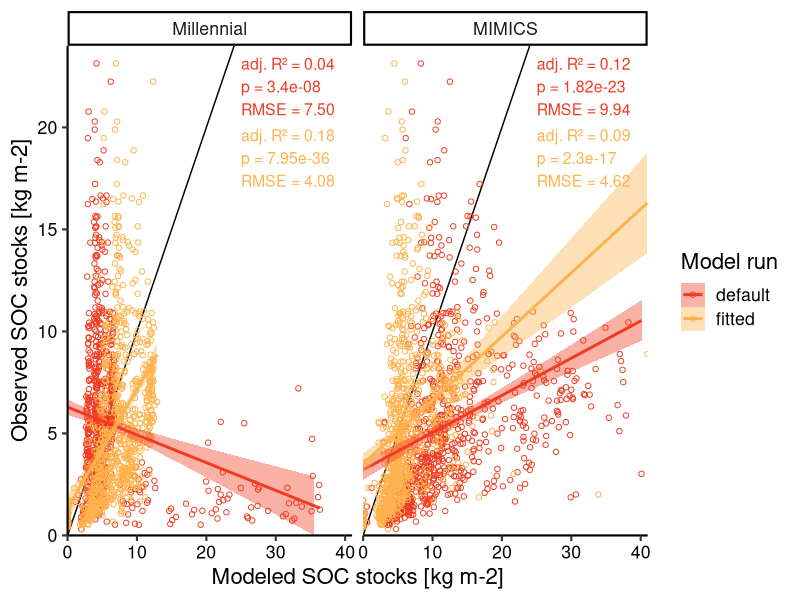
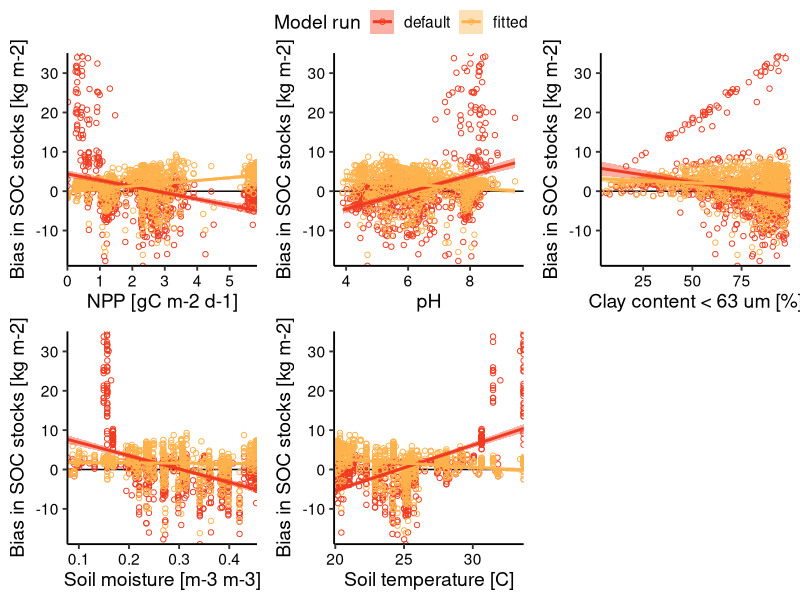
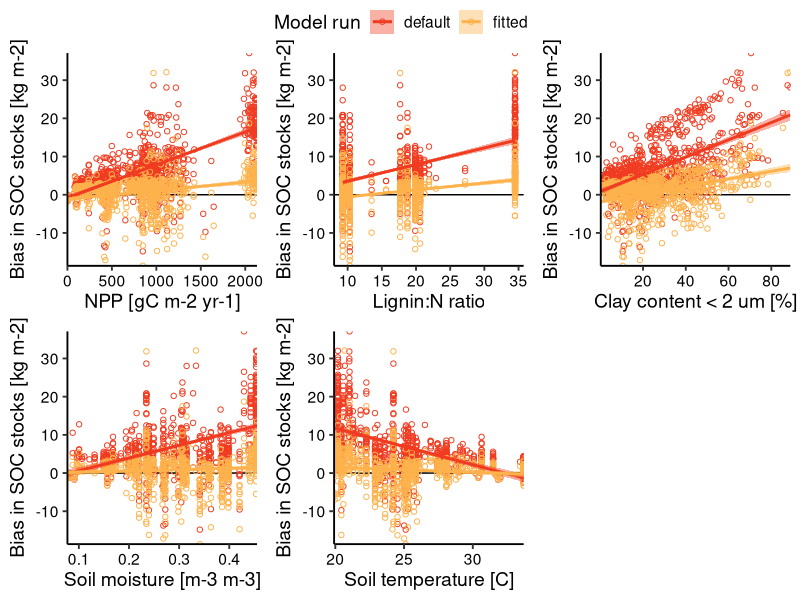
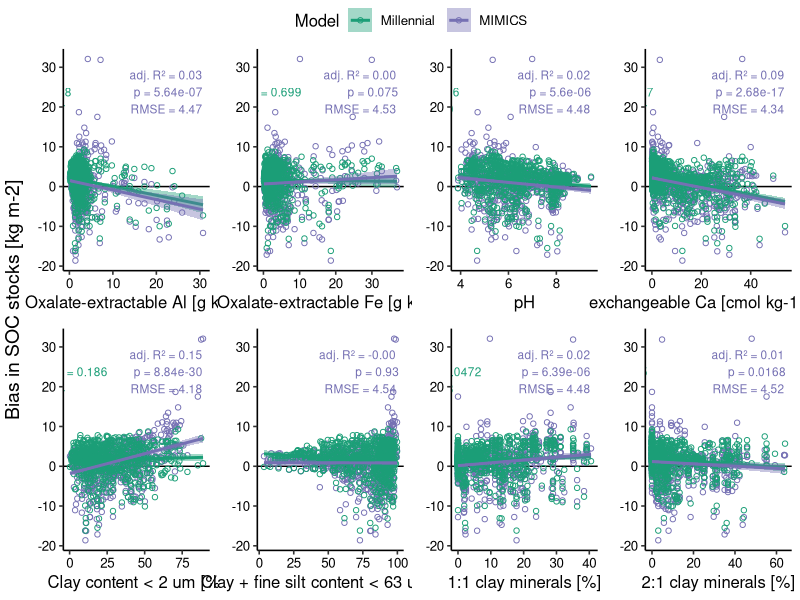
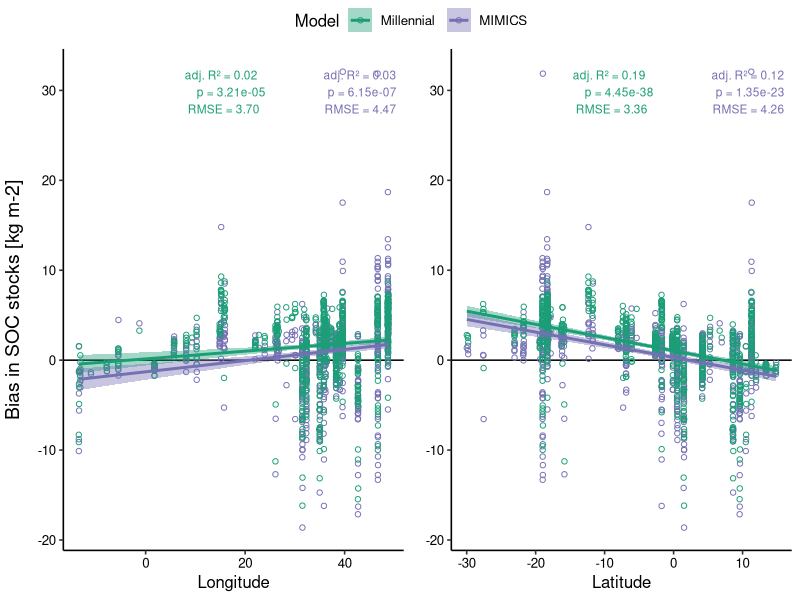
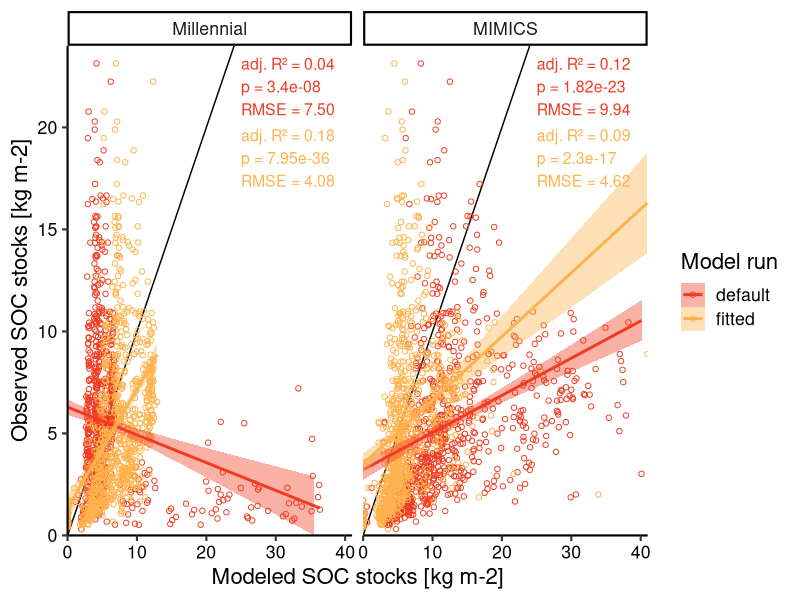
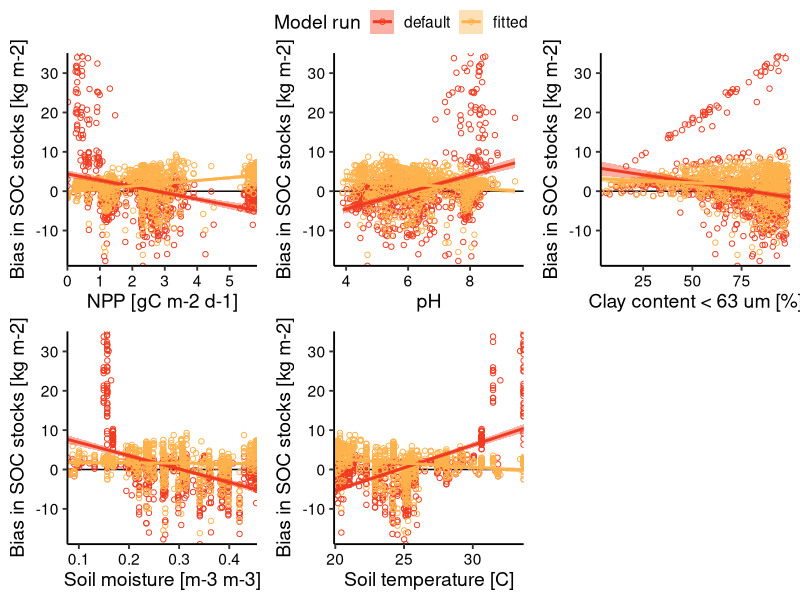
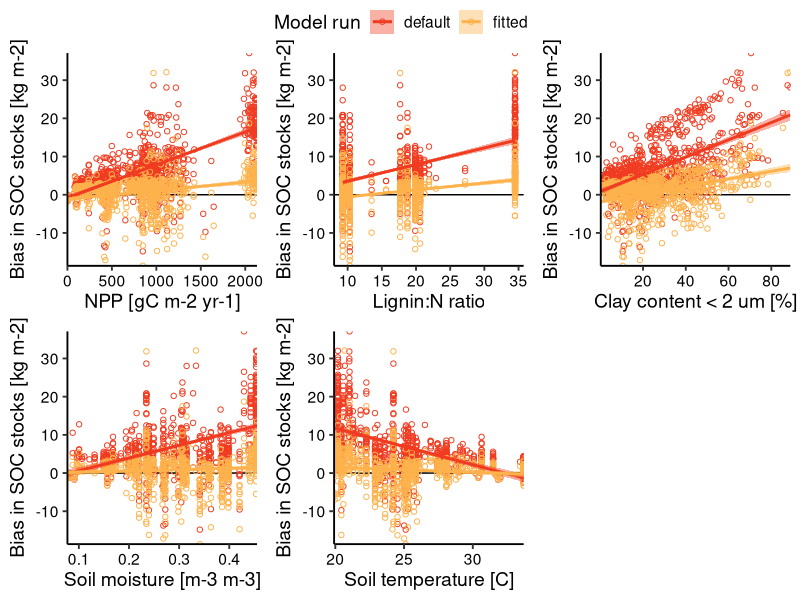

R code for these plots, in order:
## AfSIS process-based model analysis ##
## Sophie von Fromm ##
## 2025-10-08 ##

library(tidyverse)
library(ggpubr)

## Load default and fitted model runs
default_run <- read.csv("model_output/both_model_results_default_run_2025-10-10.csv") %>% 
  mutate(ModelRun = "default") 
fitted_run <- read.csv("model_output/both_model_results_fitted_run_2025-10-10.csv") %>% 
  mutate(ModelRun = "fitted")

## Load AfSIS data
afsis_data <- read.csv("forcing_data/afsis_ref_updated8.csv", as.is = T) %>% 
  tibble::rowid_to_column("Set")

## merge both model datasets
both_runs <- default_run %>% 
  full_join(fitted_run)

both_runs_obs <-  both_runs %>% 
  filter(Type %in% c("MIMICS", "Millennial")) %>%
  rename(Soil_Organic_Carbon_kg_m2_mod = Soil_Organic_Carbon_kg_m2) %>%
  left_join(
    both_runs %>% 
      filter(Type == "Observed") %>% 
      select(Set, ModelRun, Soil_Organic_Carbon_kg_m2) %>% 
      rename(Soil_Organic_Carbon_kg_m2_obs = Soil_Organic_Carbon_kg_m2),
    by = c("Set", "ModelRun")
  ) %>%
  select(Set, Type, ModelRun, Soil_Organic_Carbon_kg_m2_mod, Soil_Organic_Carbon_kg_m2_obs)

median(both_runs_obs$Soil_Organic_Carbon_kg_m2_obs)

## Plot data and calculate model performance
# Function that returns a tibble with desired statistics for specific subset of data
extract_lm_stats <- function(df, type_filter, modelrun_filter) {
  data_sub <- df %>% filter(Type == type_filter, ModelRun == modelrun_filter)
  
  lm_fit <- lm(Soil_Organic_Carbon_kg_m2_obs ~ Soil_Organic_Carbon_kg_m2_mod, 
               data = data_sub)
  
  summary_lm <- summary(lm_fit)
  glance_lm <- broom::glance(lm_fit)
  
  # RMSE calculation
  rmse <- sqrt(mean((data_sub$Soil_Organic_Carbon_kg_m2_obs - data_sub$Soil_Organic_Carbon_kg_m2_mod)^2))
  
  # p-value of slope (coefficient on Soil_Organic_Carbon_kg_m2_obs)
  p_value <- coef(summary_lm)[2, "Pr(>|t|)"]
  
  tibble(
    Type = type_filter,
    ModelRun = modelrun_filter,
    adj_r_squared = summary_lm$adj.r.squared,
    p_value = p_value,
    rmse = rmse
  )
}

types <- unique(both_runs_obs$Type)
modelruns <- unique(both_runs_obs$ModelRun)

stats_table <- tidyr::crossing(Type = types, ModelRun = modelruns) %>%
  rowwise() %>%
  do(extract_lm_stats(both_runs_obs, .$Type, .$ModelRun)) %>%
  ungroup() %>% 
  mutate(
    label = sprintf(
      "adj. R² = %.2f\np = %.3g\nRMSE = %.2f",
      adj_r_squared, p_value, rmse
    )
  )

both_runs_obs %>% 
  ggplot(aes(y = Soil_Organic_Carbon_kg_m2_obs, x = Soil_Organic_Carbon_kg_m2_mod,
             color = ModelRun)) +
  geom_abline(slope = 1) +
  geom_point(shape = 21) +
  facet_wrap(~Type) +
  geom_smooth(method = "lm", aes(fill = ModelRun)) +
  theme_classic(base_size = 16) +
  theme(axis.text = element_text(color = "black")) +
  scale_y_continuous("Observed SOC stocks [kg m-2]", limits = c(0,24),
                     expand = c(0,0)) +
  scale_x_continuous("Modeled SOC stocks [kg m-2]", limits = c(0,41),
                     expand = c(0,0)) +
  scale_color_manual("Model run", values = c("#f03b20", "#feb24c")) +
  scale_fill_manual("Model run", values = c("#f03b20", "#feb24c")) +
  geom_text(
    data = stats_table %>% filter(ModelRun == "default"),
    aes(x = 25, y = 22, label = label), color = "#f03b20",
    inherit.aes = FALSE,
    size = 4,
    hjust = 0
  ) +
  geom_text(
    data = stats_table %>% filter(ModelRun == "fitted"),
    aes(x = 25, y = 18.5, label = label), color = "#feb24c",
    inherit.aes = FALSE,
    size = 4,
    hjust = 0
  )
ggsave(paste0("./model_output/ModelFits_MIMICS_Millennial_DefaultFitted_",
              Sys.Date(), ".jpeg"), height = 6, width = 9)  

## Bias plots
afsis_red <- afsis_data %>% 
  filter(Depth == "Topsoil") %>% 
  filter(CORG <= 20) %>% 
  dplyr::select(Set, Longitude, Latitude, Region, Country, Site, Cluster, Plot,
                Clay_2um, Clay_63um, pH, Am_Ox_Al, Am_Ox_Fe, Caex, Clay_1_1,
                Clay_2_1, LIG_N, bd_extracted, npp_modis, sm, stemp)

model_afsis <- both_runs_obs %>% 
  left_join(afsis_red, by = "Set") %>% 
  mutate(SOC_bias_kg_m2 = Soil_Organic_Carbon_kg_m2_mod - Soil_Organic_Carbon_kg_m2_obs)

# function for bias plots with forcing parameters
bias_plot_fun_forc_prop <- function(xvar, model){
  model_afsis %>% 
    filter(Type == {{model}}) %>% 
    ggplot(aes(y = SOC_bias_kg_m2, x = {{xvar}}, color = ModelRun)) +
    geom_hline(yintercept = 0) +
    geom_point(shape = 21) +
    scale_y_continuous("Bias in SOC stocks [kg m-2]", expand = c(0,0)) +
    geom_smooth(aes(fill = ModelRun), method = "lm") +
    theme_classic(base_size = 14) +
    theme(axis.text = element_text(color = "black")) +
    scale_color_manual("Model run", values = c("#f03b20", "#feb24c")) +
    scale_fill_manual("Model run", values = c("#f03b20", "#feb24c"))
}

# Millennial 
f1_mil <- bias_plot_fun_forc_prop(model = "Millennial", xvar = npp_modis*1000/365) +
  scale_x_continuous("NPP [gC m-2 d-1]", expand = c(0,0))

f2_mil <- bias_plot_fun_forc_prop(model = "Millennial", xvar = pH) +
  scale_x_continuous("pH")

f3_mil <- bias_plot_fun_forc_prop(model = "Millennial", xvar = Clay_63um) +
  scale_x_continuous("Clay content < 63 um [%]", expand = c(0,0))

f4_mil <- bias_plot_fun_forc_prop(model = "Millennial", xvar = sm) +
  scale_x_continuous("Soil moisture [m-3 m-3]", expand = c(0,0))

f5_mil <- bias_plot_fun_forc_prop(model = "Millennial", xvar = stemp) +
  scale_x_continuous("Soil temperature [C]", expand = c(0,0))

ggarrange(f1_mil, f2_mil, f3_mil, f4_mil, f5_mil, common.legend = TRUE)

ggsave(paste0("./model_output/BiasPlots_Millennial_DefaultFitted_forc_",
              Sys.Date(), ".jpeg"), height = 6, width = 9) 

# MIMICS
f1_mic <- bias_plot_fun_forc_prop(model = "MIMICS", xvar = npp_modis*1000) +
  scale_x_continuous("NPP [gC m-2 yr-1]", expand = c(0,0))

f2_mic <- bias_plot_fun_forc_prop(model = "MIMICS", xvar = LIG_N) +
  scale_x_continuous("Lignin:N ratio")

f3_mic <- bias_plot_fun_forc_prop(model = "MIMICS", xvar = Clay_2um) +
  scale_x_continuous("Clay content < 2 um [%]", expand = c(0,0))

f4_mic <- bias_plot_fun_forc_prop(model = "MIMICS", xvar = sm) +
  scale_x_continuous("Soil moisture [m-3 m-3]", expand = c(0,0))

f5_mic <- bias_plot_fun_forc_prop(model = "MIMICS", xvar = stemp) +
  scale_x_continuous("Soil temperature [C]", expand = c(0,0))

ggarrange(f1_mic, f2_mic, f3_mic, f4_mic, f5_mic, common.legend = TRUE)

ggsave(paste0("./model_output/BiasPlots_MIMICS_DefaultFitted_forc_",
              Sys.Date(), ".jpeg"), height = 6, width = 9) 

# Check if always the same samples are driving the bias for MIMICS
model_afsis %>% 
  filter(ModelRun== "default") %>% 
  filter(npp_modis*1000 > 2000)

## function for bias plots with soil parameters
# Function to extract linear model statistics
extract_bias_lm_stats <- function(df, xvar_name, type_filter) {
  data_sub <- df %>% 
    filter(Type == type_filter, ModelRun == "fitted")
  
  # Create formula dynamically
  formula <- as.formula(paste("SOC_bias_kg_m2 ~", xvar_name))
  lm_fit <- lm(formula, data = data_sub)
  
  summary_lm <- summary(lm_fit)
  
  # RMSE calculation
  rmse <- sqrt(mean(lm_fit$residuals^2))
  
  # p-value of slope (coefficient on x variable)
  p_value <- coef(summary_lm)[2, "Pr(>|t|)"]
  
  tibble(
    Type = type_filter,
    adj_r_squared = summary_lm$adj.r.squared,
    p_value = p_value,
    rmse = rmse
  )
}

# Plotting function
bias_plot_fun_forc_prop <- function(xvar, xvar_name){  
  
  # Get types
  types <- model_afsis %>% 
    filter(ModelRun == "fitted") %>% 
    pull(Type) %>% 
    unique()
  
  # Calculate stats for both types
  stats_table <- tibble(Type = types) %>%
    rowwise() %>%
    do(extract_bias_lm_stats(model_afsis, xvar_name, .$Type)) %>%
    ungroup() %>%
    mutate(
      label = sprintf(
        "adj. R² = %.2f\np = %.3g\nRMSE = %.2f",
        adj_r_squared, p_value, rmse
      )
    )
  
  # Create the plot
  model_afsis %>%  
    filter(ModelRun == "fitted") %>%  
    ggplot(aes(y = SOC_bias_kg_m2, x = {{xvar}}, color = Type)) +  
    geom_hline(yintercept = 0) +  
    geom_point(shape = 21) +  
    geom_smooth(aes(fill = Type), method = "lm") +  
    theme_classic(base_size = 12) +  
    theme(axis.text = element_text(color = "black"),  
          axis.title.y = element_blank()) +  
    scale_color_manual("Model", values = c("#1b9e77", "#7570b3")) +  
    scale_fill_manual("Model", values = c("#1b9e77", "#7570b3")) +
    geom_text(
      data = stats_table %>% filter(Type == "Millennial"),
      aes(x = Inf, y = Inf, label = label), 
      color = "#1b9e77",
      inherit.aes = FALSE,
      size = 3,
      hjust = 3,
      vjust = 1.5
    ) +
    geom_text(
      data = stats_table %>% filter(Type == "MIMICS"),
      aes(x = Inf, y = Inf, label = label), 
      color = "#7570b3",
      inherit.aes = FALSE,
      size = 3,
      hjust = 1.1,
      vjust = 1.5
    )
}

# Create plots with the updated function
s1 <- bias_plot_fun_forc_prop(Am_Ox_Al/1000, "Am_Ox_Al") +  
  scale_x_continuous("Oxalate-extractable Al [g kg-1]")  
s2 <- bias_plot_fun_forc_prop(Am_Ox_Fe/1000, "Am_Ox_Fe") +  
  scale_x_continuous("Oxalate-extractable Fe [g kg-1]")  
s3 <- bias_plot_fun_forc_prop(pH, "pH") +  
  scale_x_continuous("pH")  
s4 <- bias_plot_fun_forc_prop(Caex, "Caex") +  
  scale_x_continuous("exchangeable Ca [cmol kg-1 soil-1]")  
s5 <- bias_plot_fun_forc_prop(Clay_2um, "Clay_2um") +  
  scale_x_continuous("Clay content < 2 um [%]")  
s6 <- bias_plot_fun_forc_prop(Clay_63um, "Clay_63um") +  
  scale_x_continuous("Clay + fine silt content < 63 um [%]")  
s7 <- bias_plot_fun_forc_prop(Clay_1_1, "Clay_1_1") +  
  scale_x_continuous("1:1 clay minerals [%]")  
s8 <- bias_plot_fun_forc_prop(Clay_2_1, "Clay_2_1") +  
  scale_x_continuous("2:1 clay minerals [%]")  

# Combine plots
annotate_figure(  
  ggarrange(s1, s2, s3, s4, s5, s6, s7, s8, common.legend = TRUE,  
            ncol = 4, nrow = 2),  
  left = text_grob("Bias in SOC stocks [kg m-2]", rot = 90, size = 14))

ggsave(paste0("./model_output/BiasPlots_MIMICS_Millennial_Fitted_soil_",
              Sys.Date(), ".jpeg"), height = 6, width = 12) 

# Spatial plotting
s9 <- bias_plot_fun_forc_prop(Longitude, "Longitude")
s10 <- bias_plot_fun_forc_prop(Latitude, "Latitude")

annotate_figure(  
  ggarrange(s9, s10, common.legend = TRUE),  
  left = text_grob("Bias in SOC stocks [kg m-2]", rot = 90, size = 14))

ggsave(paste0("./model_output/BiasPlots_MIMICS_Millennial_Fitted_long_lat_",
              Sys.Date(), ".jpeg"), height = 6, width = 8) 
